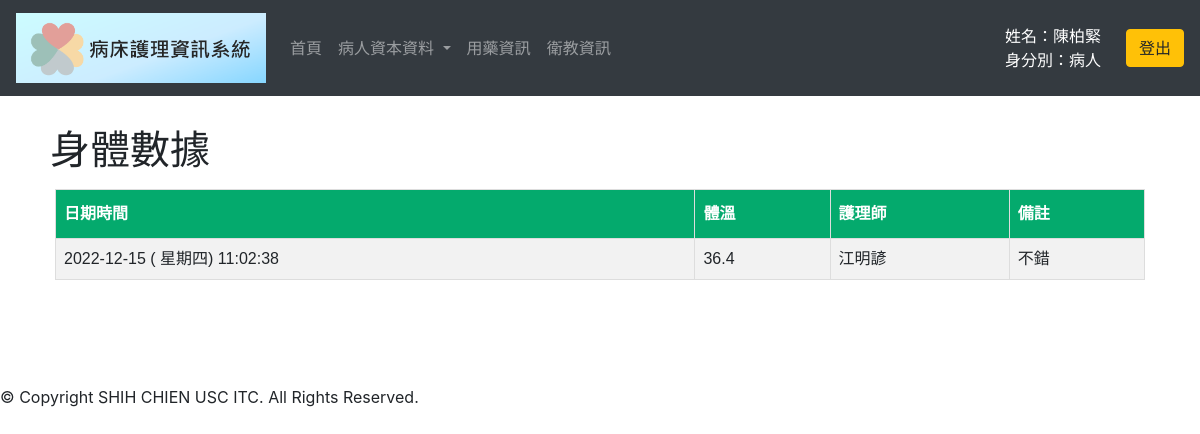
The app's page /patient_bodydata2.php (signed in) with its own data.
### tables this page shows
CREATE TABLE `body_data` (
  `id_number` varchar(255) DEFAULT NULL,
  `m_date` varchar(255) NOT NULL,
  `T` double DEFAULT NULL,
  `m_name` varchar(255) DEFAULT NULL,
  `remark` varchar(255) DEFAULT NULL
);

CREATE TABLE `patient_admission_info` (
  `id_number` varchar(255) NOT NULL,
  `ward_no` int(11) DEFAULT NULL,
  `r1` varchar(255) DEFAULT NULL,
  `bed_no` int(11) DEFAULT NULL,
  `r2` varchar(255) DEFAULT NULL,
  `phone_no` varchar(255) DEFAULT NULL,
  `r3` varchar(255) DEFAULT NULL,
  `address` varchar(255) DEFAULT NULL,
  `r4` varchar(255) DEFAULT NULL,
  `emergency_contact` varchar(255) DEFAULT NULL,
  `r5` varchar(255) DEFAULT NULL,
  `emergency_contact_no` varchar(255) DEFAULT NULL,
  `r6` varchar(255) DEFAULT NULL,
  `hospitalization_date` varchar(255) DEFAULT NULL,
  `r7` varchar(255) DEFAULT NULL,
  `observation_time` varchar(255) DEFAULT NULL,
  `r8` varchar(255) DEFAULT NULL,
  `attending_physician` varchar(255) DEFAULT NULL,
  `r9` varchar(255) DEFAULT NULL,
  `nurse` varchar(255) DEFAULT NULL,
  `r10` varchar(255) DEFAULT NULL,
  `current_condition` varchar(255) DEFAULT NULL,
  `r11` varchar(255) DEFAULT NULL,
  `transaction_info` varchar(255) DEFAULT NULL
);

### patient_bodydata2.php (the view, shortened to what this page needs)
<?php
  try {
    $conn = new PDO("mysql:host=localhost;dbname=access_test", "root", "");
    $stmt = $conn ->prepare("SELECT nurse FROM patient_admission_info WHERE id_number='".$_SESSION['id_number']."'");
    $stmt-> execute();
    $nurse = $stmt->fetchAll()[0][0];
    $stmt = $conn->prepare("SELECT * FROM body_data WHERE id_number='".$_SESSION['id_number']."'");
    $stmt->execute();
    $result = $stmt->fetchAll();
  } catch (PDOException $e) {
    echo "資料庫連結失敗! 錯誤訊息為 " . $e->getMessage();
  }
?>
<!DOCTYPE html>
<html lang="en">
<head>
  <link rel="stylesheet" href="https://cdn.jsdelivr.net/npm/bootstrap@4.6.1/dist/css/bootstrap.min.css">
</head>
<body>
  <nav class="navbar navbar-expand-sm bg-dark navbar-dark static-top" style="margin-bottom: 30px;">
    <a class="navbar-brand" href="patient_main.php">
      <img src="./images/topic.png" alt="logo" style="width:250px;">
    </a>
    <ul class="navbar-nav mr-auto">
      <li class="nav-item">
        <a class="nav-link" href="patient_main.php">首頁</a>
      </li>
      <li class="nav-item dropdown">
        <a class="nav-link dropdown-toggle" href="#" id="navbardrop" data-toggle="dropdown">
          病人資本資料
        </a>
      </li>
      <li class="nav-item">
        <a class="nav-link" href="patient_med_time.php">用藥資訊</a>
      </li>
      <li class="nav-item">
        <a class="nav-link" href="patient_health_education.php">衛教資訊</a>
      </li>
    </ul>
    <div style="margin-right:10px ;text-align:right; color:white;" class="col-xs-12 col-md-2">
      <?php
        $name = $_SESSION["name"];
        $identity = $_SESSION["identity"];
        echo "姓名：" . $name . "<br>身分別：" . $identity ;
      ?>
    </div>
    <form  id="login" method="POST" action="logout.php">
      <input class="btn btn-warning" type="submit" value="登出">
    </form>
  </nav>
  <h1 style="margin: 10px 50px;">身體數據</h1>
  <div class="border_1">
    <table id="info">
      <tr>
        <th>日期時間</th>
        <th>體溫</th>
        <th>護理師</th>
        <th>備註</th>
      </tr>
      <?php
      foreach ($result as $row) {
        echo "<tr><td>" . $row['m_date'] . "</td><td>" . $row['T'] . "</td><td>" . $nurse . "</td><td>" . $row['remark'] . "</td></tr>";
      }
      ?>
    </table>
  </div>
  <div>
    <div>
      <p>
        © Copyright SHIH CHIEN USC ITC. All Rights Reserved.
      </p>
    </div>
  </div>
</body>
</html>

### patient_bodydata2.php (style rules this page uses)
.border_1 { margin-bottom: 100px; margin-left: 50px; margin-right: 50px; border-width: 3px; border-style: none; border-color: black; padding: 5px; }
#info { font-family: Arial, Helvetica, sans-serif; border-collapse: collapse; width: 100%; }
#info td, #info th { border: 1px solid #ddd; padding: 8px; }
#info tr:nth-child(even) { background-color: #f2f2f2; }
#info th { padding-top: 12px; padding-bottom: 12px; text-align: left; background-color: #04AA6D; color: white; }

### records on screen
body_data: m_date "2022-12-15 ( 星期四) 11:02:38", T "36.4", remark "不錯"
patient_admission_info: nurse "江明諺"

### other values on screen
$name "陳柏緊"
$identity "病人"
